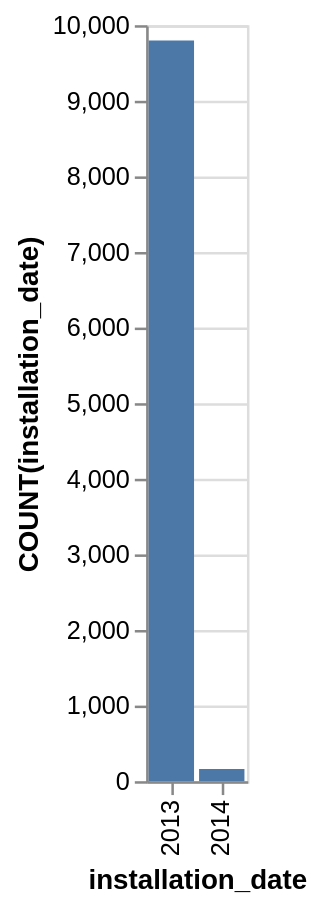

The Vega-Lite source for this figure:
### Vega-Lite specification from a JSON file in a GitHub repository (floating-point values rounded to 4 significant figures)
{"data": {"values": [{"x_data": "2013", "y_data": 9796}, {"x_data": "2014", "y_data": 163}]}, "mark": "bar", "encoding": {"x": {"field": "x_data", "type": "nominal", "title": "installation_date", "sort": {"op": "sum", "field": "y_data", "order": "descending"}}, "y": {"field": "y_data", "type": "quantitative", "title": "COUNT(installation_date)"}}}
